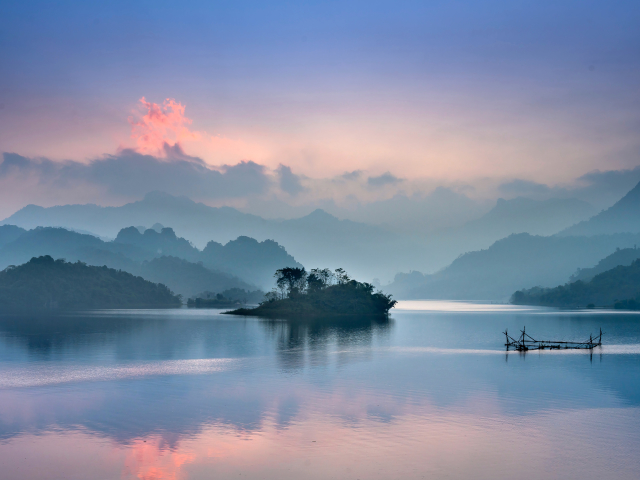
#> input picture Resources/photo1.jpg, 640 x 480 px
$ python chapter-1.py
#> lines starting #> are read from the running program, lines starting #| are printed output that depends on the picture; after the words box and inside, x2 and y2 are one past the last pixel; in counts of white or black regions, pixels touching at a corner belong together
import cv2
import numpy as np

img = cv2.imread("Resources/photo1.jpg")
#> img is the input picture: shape (480, 640, 3); mean B, G, R 164, 140.2, 128
kernel = np.ones((5, 5), np.uint8)

imgGrey = cv2.cvtColor(img, cv2.COLOR_BGR2GRAY) #convert image
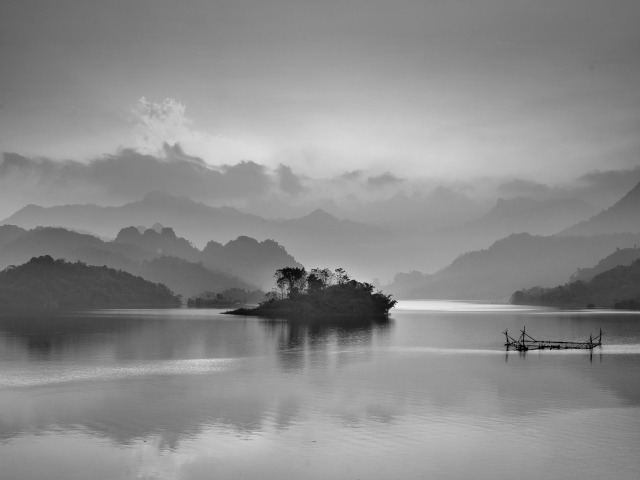
#> imgGrey: shape (480, 640); min 0, max 235, mean 139.3
imgBlur = cv2.GaussianBlur(imgGrey, (5,5), 0)
imgCanny = cv2.Canny(img, 150, 150) #edge detection in image /also known as canny edge detector
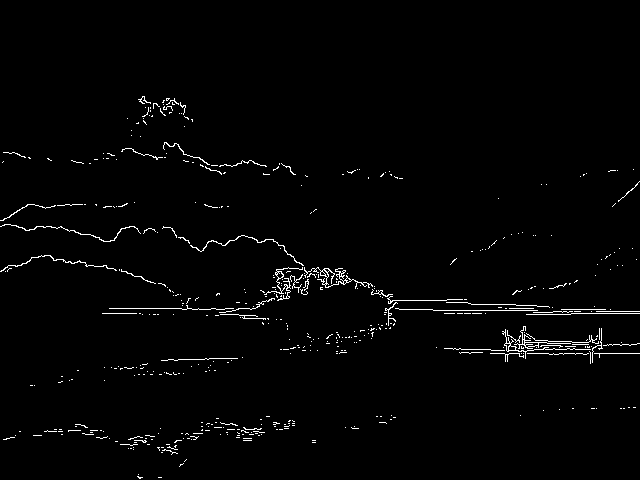
#> imgCanny: shape (480, 640); 1.7% white in thin lines or dots, all inside (x1, y1, x2, y2) = (0, 96, 640, 479)
imgDialation = cv2.dilate(imgCanny, kernel, iterations= 1)
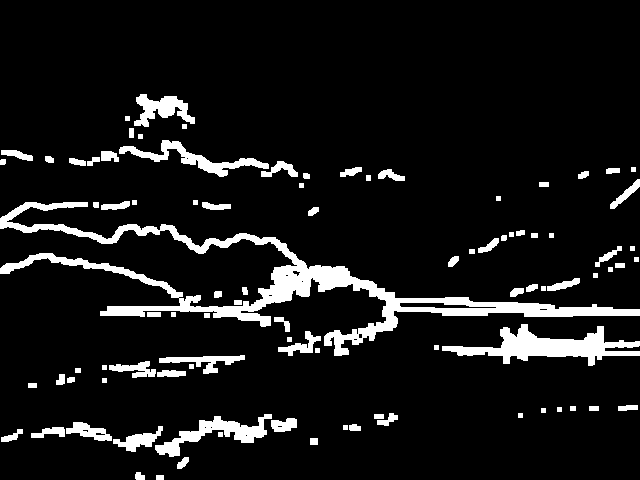
#> imgDialation: shape (480, 640); 9.1% white; 92 white regions, largest, box (x1, y1, x2, y2) and area: (0, 202, 640, 356) 12352, (442, 324, 640, 366) 3290, (155, 414, 272, 457) 1555
imgErode = cv2.erode(imgDialation, kernel, iterations= 1)
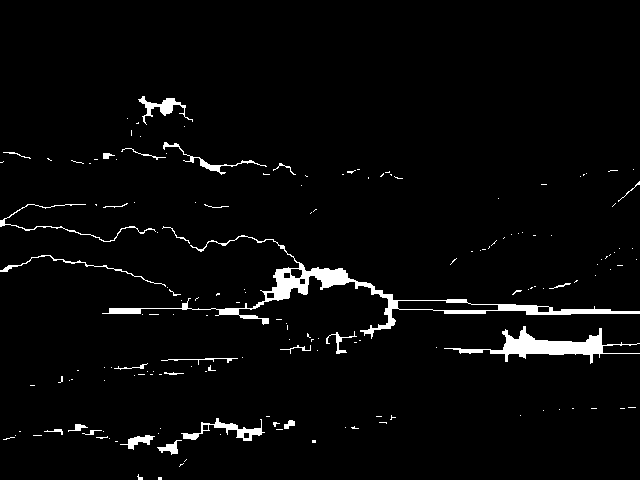
#> imgErode: shape (480, 640); 3.2% white; 165 white regions (137 under 20 px), largest, box (x1, y1, x2, y2) and area: (102, 235, 640, 339) 3992, (444, 326, 640, 364) 1966, (181, 418, 265, 441) 533

cv2.imshow("Gray Img", imgGrey) #displays the image
cv2.imshow("Blur Img", imgBlur)
cv2.imshow("Canny Img", imgCanny)
cv2.imshow("Dilation Img", imgDialation)
cv2.imshow("Erosion Img", imgErode)


cv2.waitKey(0)  #adds delay

$ run again, with Resources/photo2.jpg copied over Resources/photo1.jpg
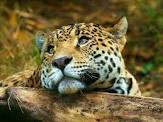
#> input picture Resources/photo2.jpg, 163 x 122 px
#> img is the input picture: shape (122, 163, 3); mean B, G, R 59.9, 99.3, 111.4
#> `imgCanny = cv2.Canny(img, 150, 150)`:
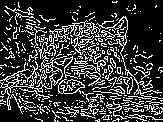
#> imgCanny: shape (122, 163); 22.5% white in thin lines or dots
#> imgDialation: shape (122, 163); 80.1% white; 39 black regions (27 under 20 px), largest, box (x1, y1, x2, y2) and area: (21, 0, 163, 78) 2930, (0, 101, 35, 122) 326, (52, 95, 80, 103) 94
#> `imgErode = cv2.erode(imgDialation, kernel, iterations= 1)`:
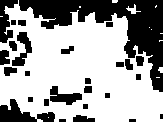
#> imgErode: shape (122, 163); 64.6% white; 27 black regions (1 under 20 px), largest, box (x1, y1, x2, y2) and area: (19, 0, 163, 92) 4307, (0, 99, 55, 122) 628, (0, 0, 18, 43) 417

$ run again, with Resources/photo3.jpg copied over Resources/photo1.jpg
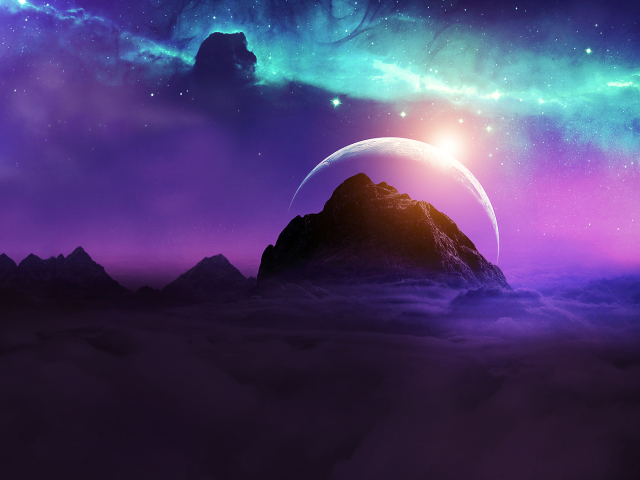
#> input picture Resources/photo3.jpg, 640 x 480 px
#> img is the input picture: shape (480, 640, 3); mean B, G, R 107.9, 61.5, 74.2
#> `imgCanny = cv2.Canny(img, 150, 150)`:
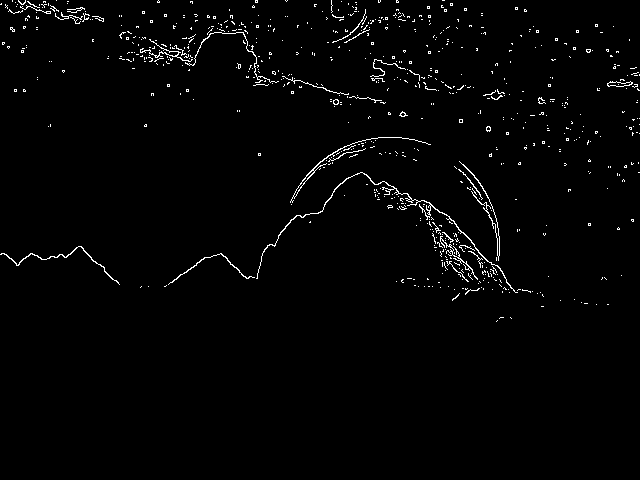
#> imgCanny: shape (480, 640); 1.7% white in thin lines or dots, all inside (x1, y1, x2, y2) = (0, 0, 640, 322)
#> imgDialation: shape (480, 640); 10.2% white; 197 white regions (1 under 20 px), largest, box (x1, y1, x2, y2) and area: (162, 159, 546, 303) 8333, (117, 7, 388, 109) 4993, (288, 135, 433, 207) 1658
#> `imgErode = cv2.erode(imgDialation, kernel, iterations= 1)`:
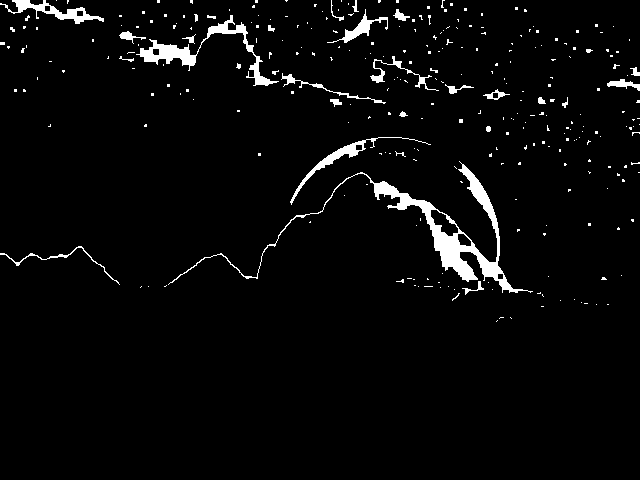
#> imgErode: shape (480, 640); 3.4% white; 298 white regions (268 under 20 px), largest, box (x1, y1, x2, y2) and area: (168, 161, 533, 293) 3807, (136, 15, 279, 86) 1550, (0, 0, 104, 24) 734
